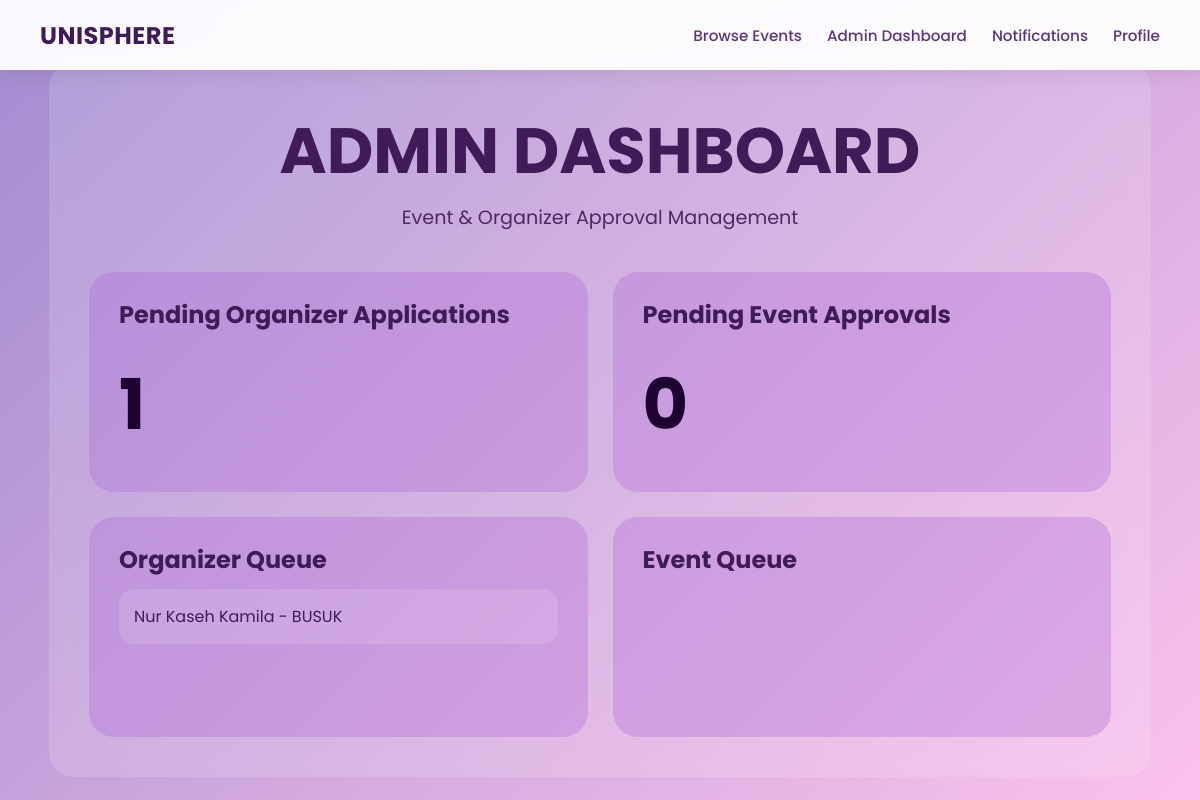
The page /admin_dashboard (signed in) on the database as committed earlier.
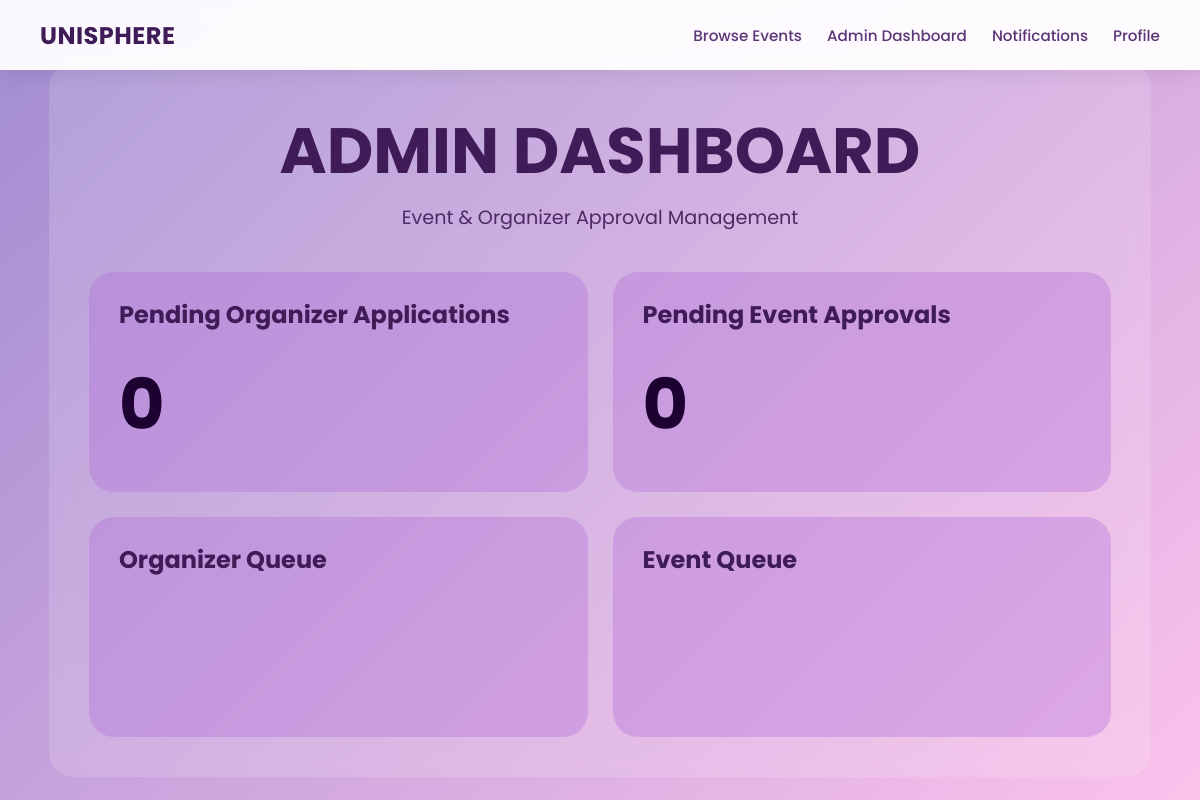
The same page on the database as committed later.
### tables this page shows
CREATE TABLE organizer_applications (
    application_id INTEGER PRIMARY KEY AUTOINCREMENT,
    student_id VARCHAR(10) NOT NULL,
    club_body TEXT NOT NULL,
    position_title TEXT NOT NULL,
    proof_document TEXT NOT NULL,
    application_status TEXT NOT NULL DEFAULT 'Pending' CHECK(application_status IN ('Pending', 'Approved', 'Rejected')),
    submitted_at TIMESTAMP DEFAULT CURRENT_TIMESTAMP,
    rejected_date DATE,
    FOREIGN KEY (student_id) REFERENCES users_general(student_id)
);

CREATE TABLE users_general (
    student_id varchar(10) PRIMARY KEY,
    name TEXT NOT NULL,
    username TEXT NOT NULL UNIQUE,
    email TEXT NOT NULL UNIQUE,
    password TEXT NOT NULL,
    keyword TEXT,
    role TEXT NOT NULL CHECK(role IN ('user', 'organizer', 'admin')),
    is_verified INTEGER DEFAULT 0,
    pending_email TEXT,
    security_question TEXT
);

### app.py (the view)
@app.route('/admin_dashboard')
def admin_dashboard():
    username = session.get('user')
    if not username:
        return redirect(url_for('signin'))
    if session.get('role') != 'admin':
        flash("Access denied.")
        return redirect(url_for('user_dashboard'))
    conn = get_db_connection()
    cursor = conn.cursor()
    cursor.execute("""SELECT * FROM users_general WHERE username = ?""", (username,))
    user = cursor.fetchone()
    if user is None:
        conn.close()
        return redirect(url_for('signin'))
    cursor.execute("""SELECT organizer_applications.*, users_general.name, users_general.username, users_general.email,
    users_general.keyword FROM organizer_applications JOIN users_general ON organizer_applications.student_id = users_general.student_id
    WHERE organizer_applications.application_status = ?""", ("Pending",))
    organizer_applications = cursor.fetchall()
    cursor.execute("SELECT * FROM events WHERE event_status = ?", ('Pending',))
    pending_events = cursor.fetchall()
    conn.close()
    return render_template('admin_dashboard.html', user=user, organizer_applications=organizer_applications, pending_events=pending_events)

### app.py (called while the page is built)
def get_db_connection():
    conn = sqlite3.connect('database.db')
    conn.row_factory = sqlite3.Row
    conn.execute("PRAGMA foreign_keys = 1")
    return conn

@app.context_processor
def inject_notifications():
    if 'student_id' not in session:
        return dict(unread_notifications=0)
    conn = get_db_connection()
    cursor = conn.cursor()
    cursor.execute("SELECT COUNT(*) AS total FROM notifications WHERE student_id = ? AND is_read = 0",
    (session['student_id'],))
    result = cursor.fetchone()
    conn.close()
    return dict(unread_notifications=result['total'])

### templates/admin_dashboard.html (shortened to what this page needs)
<!DOCTYPE html>
<html lang="en">
    <head>
    </head>
    <body>
        <nav class="navbar">
            <a class="navbar-brand" href="/user_dashboard">UniSphere</a>
            <div class="navbar-links">
                {% if session.get('role') == 'user' %}
                    <a href="/eventbrowsing">Browse Events</a>
                    <a href="/be_organizer">Become Organizer</a>
                    <a href="/notifications" class="notification-link">
                        Notifications
                        {% if unread_notifications > 0 %}
                            <span class="notification-dot"></span>
                        {% endif %}
                    </a>
                    <a href="/user_dashboard">Profile</a>
                {% elif session.get('role') == 'admin' %}
                    <a href="/eventbrowsing">Browse Events</a>
                    <a href="/admin_dashboard">Admin Dashboard</a>
                    <a href="/notifications" class="notification-link">
                        Notifications
                    </a>
                    <a href="/user_dashboard">Profile</a>
                {% endif %}
            </div>
        </nav>
        <div class="admin_dashboard">
            <h1 class="title">Admin Dashboard</h1>
            <p class="subtitle">Event & Organizer Approval Management</p>
            <div class="grid">
                <div class="card">
                    <h2>Pending Organizer Applications</h2>
                    <div class="big-number">{{ organizer_applications|length }}</div>
                </div>
                <div class="card">
                    <h2>Pending Event Approvals</h2>
                    <div class="big-number">{{ pending_events|length }}</div>
                </div>
                <div class="card">
                    <h2>Organizer Queue</h2>
                    {% for application in organizer_applications %}
                        <div class="request-item organizer-item"
                            data-id="{{ application.application_id }}"
                            data-student="{{ application.student_id }}"
                            data-name="{{ application.name }}"
                            data-username="{{ application.username }}"
                            data-email="{{ application.email }}"
                            data-club="{{ application.club_body }}"
                            data-position="{{ application.position_title }}"
                            data-doc="{{ application.proof_document }}">
                            {{ application.name }} - {{ application.club_body }}
                        </div>
                    {% endfor %}
                </div>
                <div class="card">
                    <h2>Event Queue</h2>
                </div>
            </div>
        </div>
    </body>
</html>

### templates/admin_dashboard.html (style rules this page uses)
* { margin: 0; padding: 0; box-sizing: border-box; font-family: 'Poppins', sans-serif; }
body { background: linear-gradient(135deg, #a18cd1 0%, #fbc2eb 100%); display: flex; justify-content: center; align-items: center; min-height: 100vh; padding: 20px; padding-top: 60px; }
.admin_dashboard { width: 95%; max-width: 1400px; padding: 40px; border-radius: 25px; background: rgba(255,255,255,0.15); backdrop-filter: blur(10px); display: flex; flex-direction: column; align-items: center; color: #351649; }
.title { font-size:4rem; font-weight:700; text-transform:uppercase; margin-bottom:5px; color:#3f1b57; }
.subtitle { font-size:1.2rem; opacity:0.9; margin-bottom:40px; color:#3f1b57; }
.grid { width:100%; max-width:1200px; display:grid; grid-template-columns:1fr 1fr; gap:25px; }
.card { background: rgba(176,106,214,0.35); border-radius:25px; padding:25px 30px; transition:all 0.3s ease; min-height:220px; }
.card h2, .profile-content p { color:#3f1b57; }
.navbar { position: fixed; top: 0; left: 0; width: 100%; height: 70px; background: rgba(255, 255, 255, 0.95); backdrop-filter: blur(8px); box-shadow: 0 4px 20px rgba(0, 0, 0, 0.08); display: flex; align-items: center; justify-content: space-between; padding: 0 40px; z-index: 1000; }
.notification-link { position:relative; }
.navbar-brand { font-size: 1.5rem; font-weight: 700; color: #3f1b57; text-decoration: none; text-transform: uppercase; letter-spacing: 0.5px; }
.navbar-links { display: flex; gap: 25px; align-items: center; }
.navbar-links a { color: #5c3576; text-decoration: none; font-size: 0.95rem; font-weight: 500; transition: color 0.2s; position: relative; padding: 4px 0; }
.navbar-links a::after { content: ''; position: absolute; width: 0; height: 2px; bottom: 0; left: 0; background-color: #7b2cbf; transition: width 0.2s ease; }
.big-number { font-size:70px; font-weight:700; margin-top:20px; color:#1d0131; }

Rows that differ between the two databases and show on the page:
removed organizer_applications: name "Nur Kaseh Kamila", club_body "BUSUK"
Other text that changed with them:
{{ organizer_applications|length }}: "1" → "0"
